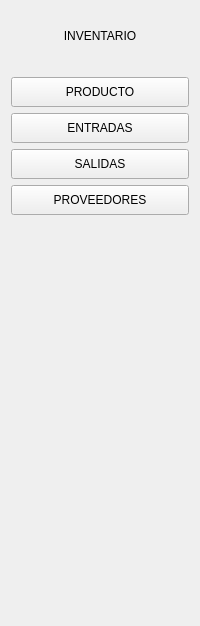
               <widget class="QWidget" name="page_inventario">
                <layout class="QVBoxLayout" name="verticalLayout_9">
                 <item>
                  <widget class="QLabel" name="label_6">
                   <property name="minimumSize">
                    <size>
                     <width>100</width>
                     <height>50</height>
                    </size>
                   </property>
                   <property name="maximumSize">
                    <size>
                     <width>16777215</width>
                     <height>50</height>
                    </size>
                   </property>
                   <property name="text">
                    <string>INVENTARIO</string>
                   </property>
                   <property name="alignment">
                    <set>Qt::AlignCenter</set>
                   </property>
                  </widget>
                 </item>
                 <item>
                  <spacer name="verticalSpacer_10">
                   <property name="orientation">
                    <enum>Qt::Vertical</enum>
                   </property>
                   <property name="sizeType">
                    <enum>QSizePolicy::Maximum</enum>
                   </property>
                   <property name="sizeHint" stdset="0">
                    <size>
                     <width>20</width>
                     <height>10</height>
                    </size>
                   </property>
                  </spacer>
                 </item>
                 <item>
                  <widget class="QPushButton" name="bt_producto">
                   <property name="minimumSize">
                    <size>
                     <width>120</width>
                     <height>30</height>
                    </size>
                   </property>
                   <property name="text">
                    <string>PRODUCTO</string>
                   </property>
                  </widget>
                 </item>
                 <item>
                  <widget class="QPushButton" name="bt_entradas">
                   <property name="minimumSize">
                    <size>
                     <width>120</width>
                     <height>30</height>
                    </size>
                   </property>
                   <property name="text">
                    <string>ENTRADAS</string>
                   </property>
                  </widget>
                 </item>
                 <item>
                  <widget class="QPushButton" name="bt_salidas">
                   <property name="minimumSize">
                    <size>
                     <width>120</width>
                     <height>30</height>
                    </size>
                   </property>
                   <property name="text">
                    <string>SALIDAS</string>
                   </property>
                  </widget>
                 </item>
                 <item>
                  <widget class="QPushButton" name="bt_proveedores">
                   <property name="minimumSize">
                    <size>
                     <width>120</width>
                     <height>30</height>
                    </size>
                   </property>
                   <property name="text">
                    <string>PROVEEDORES</string>
                   </property>
                  </widget>
                 </item>
                 <item>
                  <spacer name="verticalSpacer_9">
                   <property name="orientation">
                    <enum>Qt::Vertical</enum>
                   </property>
                   <property name="sizeHint" stdset="0">
                    <size>
                     <width>20</width>
                     <height>400</height>
                    </size>
                   </property>
                  </spacer>
                 </item>
                </layout>
               </widget>
